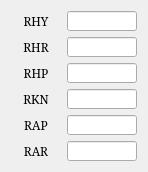
   <widget class="QWidget" name="gridLayoutWidget_4">
    <property name="enabled">
     <bool>true</bool>
    </property>
    <property name="geometry">
     <rect>
      <x>10</x>
      <y>480</y>
      <width>131</width>
      <height>161</height>
     </rect>
    </property>
    <layout class="QGridLayout" name="gridLayout_4">
     <item row="5" column="1">
      <widget class="QLineEdit" name="LE_JOINT_RAR">
       <property name="enabled">
        <bool>true</bool>
       </property>
       <property name="sizePolicy">
        <sizepolicy hsizetype="Fixed" vsizetype="Fixed">
         <horstretch>0</horstretch>
         <verstretch>0</verstretch>
        </sizepolicy>
       </property>
       <property name="minimumSize">
        <size>
         <width>70</width>
         <height>20</height>
        </size>
       </property>
       <property name="maximumSize">
        <size>
         <width>70</width>
         <height>20</height>
        </size>
       </property>
       <property name="font">
        <font>
         <family>Serif</family>
         <pointsize>9</pointsize>
        </font>
       </property>
       <property name="alignment">
        <set>Qt::AlignRight|Qt::AlignTrailing|Qt::AlignVCenter</set>
       </property>
       <property name="readOnly">
        <bool>true</bool>
       </property>
      </widget>
     </item>
     <item row="4" column="0">
      <widget class="QLabel" name="label_14">
       <property name="enabled">
        <bool>true</bool>
       </property>
       <property name="sizePolicy">
        <sizepolicy hsizetype="Fixed" vsizetype="Fixed">
         <horstretch>0</horstretch>
         <verstretch>0</verstretch>
        </sizepolicy>
       </property>
       <property name="minimumSize">
        <size>
         <width>50</width>
         <height>20</height>
        </size>
       </property>
       <property name="maximumSize">
        <size>
         <width>50</width>
         <height>20</height>
        </size>
       </property>
       <property name="font">
        <font>
         <family>Serif</family>
         <pointsize>9</pointsize>
        </font>
       </property>
       <property name="text">
        <string>RAP</string>
       </property>
       <property name="alignment">
        <set>Qt::AlignCenter</set>
       </property>
      </widget>
     </item>
     <item row="5" column="0">
      <widget class="QLabel" name="label_19">
       <property name="enabled">
        <bool>true</bool>
       </property>
       <property name="sizePolicy">
        <sizepolicy hsizetype="Fixed" vsizetype="Fixed">
         <horstretch>0</horstretch>
         <verstretch>0</verstretch>
        </sizepolicy>
       </property>
       <property name="minimumSize">
        <size>
         <width>50</width>
         <height>20</height>
        </size>
       </property>
       <property name="maximumSize">
        <size>
         <width>50</width>
         <height>20</height>
        </size>
       </property>
       <property name="font">
        <font>
         <family>Serif</family>
         <pointsize>9</pointsize>
        </font>
       </property>
       <property name="text">
        <string>RAR</string>
       </property>
       <property name="alignment">
        <set>Qt::AlignCenter</set>
       </property>
      </widget>
     </item>
     <item row="2" column="0">
      <widget class="QLabel" name="label_20">
       <property name="enabled">
        <bool>true</bool>
       </property>
       <property name="sizePolicy">
        <sizepolicy hsizetype="Fixed" vsizetype="Fixed">
         <horstretch>0</horstretch>
         <verstretch>0</verstretch>
        </sizepolicy>
       </property>
       <property name="minimumSize">
        <size>
         <width>50</width>
         <height>20</height>
        </size>
       </property>
       <property name="maximumSize">
        <size>
         <width>50</width>
         <height>20</height>
        </size>
       </property>
       <property name="font">
        <font>
         <family>Serif</family>
         <pointsize>9</pointsize>
        </font>
       </property>
       <property name="text">
        <string>RHP</string>
       </property>
       <property name="alignment">
        <set>Qt::AlignCenter</set>
       </property>
      </widget>
     </item>
     <item row="0" column="1">
      <widget class="QLineEdit" name="LE_JOINT_RHY">
       <property name="enabled">
        <bool>true</bool>
       </property>
       <property name="sizePolicy">
        <sizepolicy hsizetype="Fixed" vsizetype="Fixed">
         <horstretch>0</horstretch>
         <verstretch>0</verstretch>
        </sizepolicy>
       </property>
       <property name="minimumSize">
        <size>
         <width>70</width>
         <height>20</height>
        </size>
       </property>
       <property name="maximumSize">
        <size>
         <width>70</width>
         <height>20</height>
        </size>
       </property>
       <property name="font">
        <font>
         <family>Serif</family>
         <pointsize>9</pointsize>
        </font>
       </property>
       <property name="alignment">
        <set>Qt::AlignRight|Qt::AlignTrailing|Qt::AlignVCenter</set>
       </property>
       <property name="readOnly">
        <bool>true</bool>
       </property>
      </widget>
     </item>
     <item row="0" column="0">
      <widget class="QLabel" name="label_21">
       <property name="enabled">
        <bool>true</bool>
       </property>
       <property name="sizePolicy">
        <sizepolicy hsizetype="Fixed" vsizetype="Fixed">
         <horstretch>0</horstretch>
         <verstretch>0</verstretch>
        </sizepolicy>
       </property>
       <property name="minimumSize">
        <size>
         <width>50</width>
         <height>20</height>
        </size>
       </property>
       <property name="maximumSize">
        <size>
         <width>50</width>
         <height>20</height>
        </size>
       </property>
       <property name="font">
        <font>
         <family>Serif</family>
         <pointsize>9</pointsize>
        </font>
       </property>
       <property name="text">
        <string>RHY</string>
       </property>
       <property name="alignment">
        <set>Qt::AlignCenter</set>
       </property>
      </widget>
     </item>
     <item row="3" column="0">
      <widget class="QLabel" name="label_22">
       <property name="enabled">
        <bool>true</bool>
       </property>
       <property name="sizePolicy">
        <sizepolicy hsizetype="Fixed" vsizetype="Fixed">
         <horstretch>0</horstretch>
         <verstretch>0</verstretch>
        </sizepolicy>
       </property>
       <property name="minimumSize">
        <size>
         <width>50</width>
         <height>20</height>
        </size>
       </property>
       <property name="maximumSize">
        <size>
         <width>50</width>
         <height>20</height>
        </size>
       </property>
       <property name="font">
        <font>
         <family>Serif</family>
         <pointsize>9</pointsize>
        </font>
       </property>
       <property name="text">
        <string>RKN</string>
       </property>
       <property name="alignment">
        <set>Qt::AlignCenter</set>
       </property>
      </widget>
     </item>
     <item row="2" column="1">
      <widget class="QLineEdit" name="LE_JOINT_RHP">
       <property name="enabled">
        <bool>true</bool>
       </property>
       <property name="sizePolicy">
        <sizepolicy hsizetype="Fixed" vsizetype="Fixed">
         <horstretch>0</horstretch>
         <verstretch>0</verstretch>
        </sizepolicy>
       </property>
       <property name="minimumSize">
        <size>
         <width>70</width>
         <height>20</height>
        </size>
       </property>
       <property name="maximumSize">
        <size>
         <width>70</width>
         <height>20</height>
        </size>
       </property>
       <property name="font">
        <font>
         <family>Serif</family>
         <pointsize>9</pointsize>
        </font>
       </property>
       <property name="alignment">
        <set>Qt::AlignRight|Qt::AlignTrailing|Qt::AlignVCenter</set>
       </property>
       <property name="readOnly">
        <bool>true</bool>
       </property>
      </widget>
     </item>
     <item row="1" column="1">
      <widget class="QLineEdit" name="LE_JOINT_RHR">
       <property name="enabled">
        <bool>true</bool>
       </property>
       <property name="sizePolicy">
        <sizepolicy hsizetype="Fixed" vsizetype="Fixed">
         <horstretch>0</horstretch>
         <verstretch>0</verstretch>
        </sizepolicy>
       </property>
       <property name="minimumSize">
        <size>
         <width>70</width>
         <height>20</height>
        </size>
       </property>
       <property name="maximumSize">
        <size>
         <width>70</width>
         <height>20</height>
        </size>
       </property>
       <property name="font">
        <font>
         <family>Serif</family>
         <pointsize>9</pointsize>
        </font>
       </property>
       <property name="alignment">
        <set>Qt::AlignRight|Qt::AlignTrailing|Qt::AlignVCenter</set>
       </property>
       <property name="readOnly">
        <bool>true</bool>
       </property>
      </widget>
     </item>
     <item row="3" column="1">
      <widget class="QLineEdit" name="LE_JOINT_RKN">
       <property name="enabled">
        <bool>true</bool>
       </property>
       <property name="sizePolicy">
        <sizepolicy hsizetype="Fixed" vsizetype="Fixed">
         <horstretch>0</horstretch>
         <verstretch>0</verstretch>
        </sizepolicy>
       </property>
       <property name="minimumSize">
        <size>
         <width>70</width>
         <height>20</height>
        </size>
       </property>
       <property name="maximumSize">
        <size>
         <width>70</width>
         <height>20</height>
        </size>
       </property>
       <property name="font">
        <font>
         <family>Serif</family>
         <pointsize>9</pointsize>
        </font>
       </property>
       <property name="alignment">
        <set>Qt::AlignRight|Qt::AlignTrailing|Qt::AlignVCenter</set>
       </property>
       <property name="readOnly">
        <bool>true</bool>
       </property>
      </widget>
     </item>
     <item row="1" column="0">
      <widget class="QLabel" name="label_23">
       <property name="enabled">
        <bool>true</bool>
       </property>
       <property name="sizePolicy">
        <sizepolicy hsizetype="Fixed" vsizetype="Fixed">
         <horstretch>0</horstretch>
         <verstretch>0</verstretch>
        </sizepolicy>
       </property>
       <property name="minimumSize">
        <size>
         <width>50</width>
         <height>20</height>
        </size>
       </property>
       <property name="maximumSize">
        <size>
         <width>50</width>
         <height>20</height>
        </size>
       </property>
       <property name="font">
        <font>
         <family>Serif</family>
         <pointsize>9</pointsize>
        </font>
       </property>
       <property name="text">
        <string>RHR</string>
       </property>
       <property name="alignment">
        <set>Qt::AlignCenter</set>
       </property>
      </widget>
     </item>
     <item row="4" column="1">
      <widget class="QLineEdit" name="LE_JOINT_RAP">
       <property name="enabled">
        <bool>true</bool>
       </property>
       <property name="sizePolicy">
        <sizepolicy hsizetype="Fixed" vsizetype="Fixed">
         <horstretch>0</horstretch>
         <verstretch>0</verstretch>
        </sizepolicy>
       </property>
       <property name="minimumSize">
        <size>
         <width>70</width>
         <height>20</height>
        </size>
       </property>
       <property name="maximumSize">
        <size>
         <width>70</width>
         <height>20</height>
        </size>
       </property>
       <property name="font">
        <font>
         <family>Serif</family>
         <pointsize>9</pointsize>
        </font>
       </property>
       <property name="alignment">
        <set>Qt::AlignRight|Qt::AlignTrailing|Qt::AlignVCenter</set>
       </property>
       <property name="readOnly">
        <bool>true</bool>
       </property>
      </widget>
     </item>
    </layout>
   </widget>
